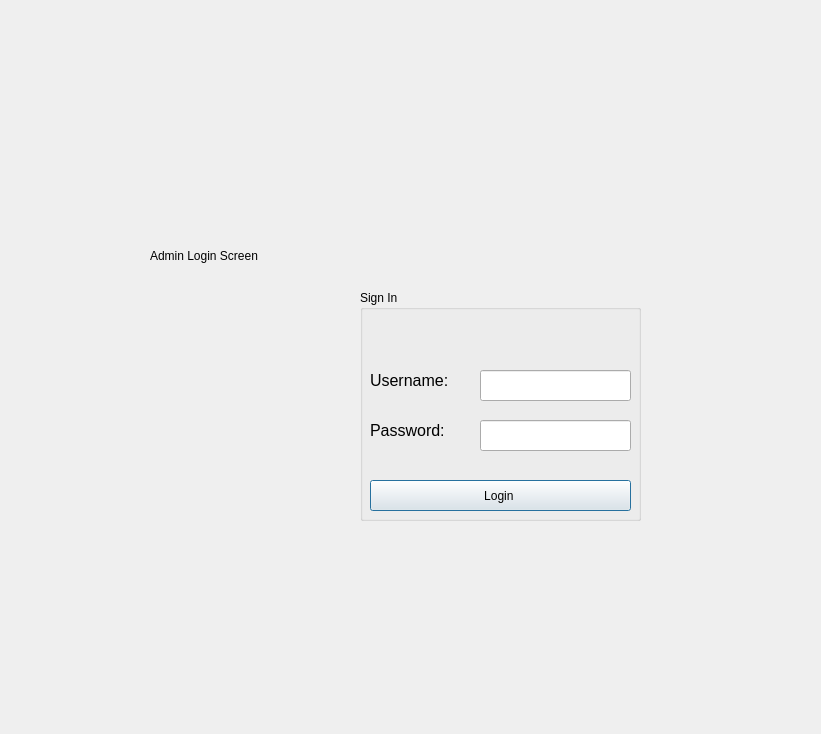
<?xml version="1.0" encoding="UTF-8"?>
<ui version="4.0">
 <class>login</class>
 <widget class="QDialog" name="login">
  <property name="geometry">
   <rect>
    <x>0</x>
    <y>0</y>
    <width>821</width>
    <height>734</height>
   </rect>
  </property>
  <property name="windowTitle">
   <string>Dialog</string>
  </property>
  <widget class="QLabel" name="label_3">
   <property name="geometry">
    <rect>
     <x>150</x>
     <y>210</y>
     <width>361</width>
     <height>91</height>
    </rect>
   </property>
   <property name="text">
    <string>Admin Login Screen </string>
   </property>
  </widget>
  <widget class="QGroupBox" name="groupBox">
   <property name="geometry">
    <rect>
     <x>360</x>
     <y>290</y>
     <width>281</width>
     <height>231</height>
    </rect>
   </property>
   <property name="title">
    <string>Sign In </string>
   </property>
   <widget class="QLabel" name="label">
    <property name="geometry">
     <rect>
      <x>10</x>
      <y>70</y>
      <width>121</width>
      <height>41</height>
     </rect>
    </property>
    <property name="font">
     <font>
      <pointsize>12</pointsize>
     </font>
    </property>
    <property name="text">
     <string>Username:</string>
    </property>
   </widget>
   <widget class="QLabel" name="label_2">
    <property name="geometry">
     <rect>
      <x>10</x>
      <y>120</y>
      <width>121</width>
      <height>41</height>
     </rect>
    </property>
    <property name="font">
     <font>
      <pointsize>12</pointsize>
     </font>
    </property>
    <property name="text">
     <string>Password:</string>
    </property>
   </widget>
   <widget class="QPushButton" name="pushButton_Login">
    <property name="geometry">
     <rect>
      <x>10</x>
      <y>190</y>
      <width>261</width>
      <height>31</height>
     </rect>
    </property>
    <property name="text">
     <string>Login </string>
    </property>
   </widget>
   <widget class="QLineEdit" name="userName">
    <property name="geometry">
     <rect>
      <x>120</x>
      <y>80</y>
      <width>151</width>
      <height>31</height>
     </rect>
    </property>
   </widget>
   <widget class="QLineEdit" name="passWord">
    <property name="geometry">
     <rect>
      <x>120</x>
      <y>130</y>
      <width>151</width>
      <height>31</height>
     </rect>
    </property>
   </widget>
  </widget>
 </widget>
 <resources/>
 <connections/>
</ui>
